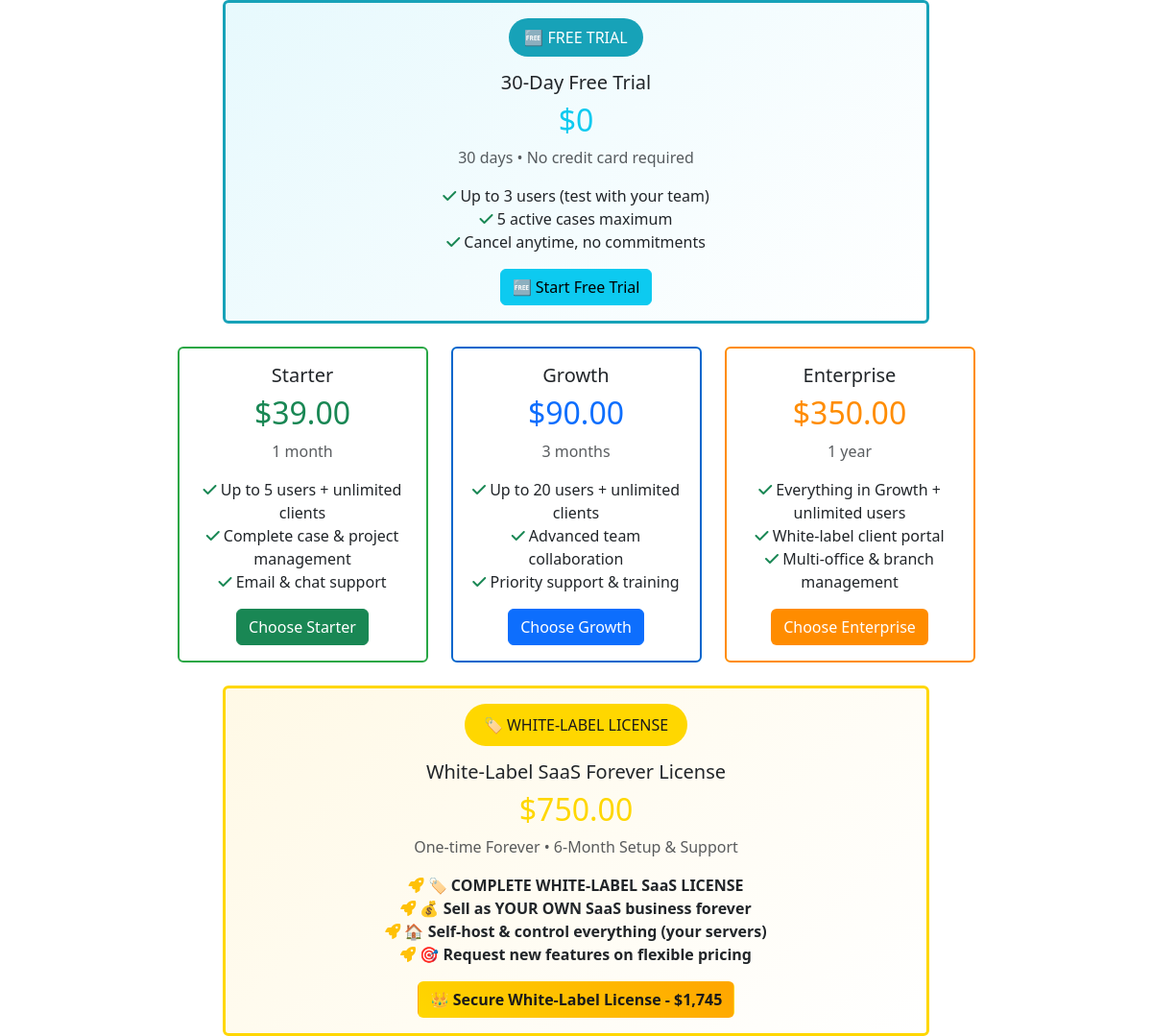
The app's page /sales/popup-content with its own data.
### models.py (models this page shows)
class PopupSettings(db.Model):
    __tablename__ = 'popup_settings'
    id = db.Column(db.Integer, primary_key=True)
    popup_delay_seconds = db.Column(db.Integer, default=7)
    popup_enabled = db.Column(db.Boolean, default=True)
    welcome_video_url = db.Column(db.String(500), nullable=True)
    thankyou_video_url = db.Column(db.String(500), nullable=True)
    trial_duration_days = db.Column(db.Integer, default=30)  # Free trial duration
    starter_price = db.Column(db.Numeric(10, 2), default=39.00)  # 1-month Starter Plan
    growth_price = db.Column(db.Numeric(10, 2), default=90.00)  # 3-month Growth Plan
    enterprise_price = db.Column(db.Numeric(10, 2), default=350.00)  # 1-year Enterprise Plan
    founders_price = db.Column(db.Numeric(10, 2), default=750.00)  # Founders Pack - $750 for 6-month setup & support
    lifetime_price = db.Column(db.Numeric(10, 2), default=999.00)  # Legacy Lifetime Plan (kept for compatibility)
    starter_regular_price = db.Column(db.Numeric(10, 2), default=70.00)
    growth_regular_price = db.Column(db.Numeric(10, 2), default=210.00)
    enterprise_regular_price = db.Column(db.Numeric(10, 2), default=840.00)
    founders_regular_price = db.Column(db.Numeric(10, 2), default=840.00)
    checkout_currency = db.Column(db.String(3), default='USD', nullable=False)
    starter_price_ngn    = db.Column(db.Numeric(12, 2), default=60000.00)
    growth_price_ngn     = db.Column(db.Numeric(12, 2), default=140000.00)
    enterprise_price_ngn = db.Column(db.Numeric(12, 2), default=550000.00)
    founders_price_ngn   = db.Column(db.Numeric(12, 2), default=2750000.00)
    auto_geo_currency = db.Column(db.Boolean, default=True, nullable=False)
    updated_at = db.Column(db.DateTime, default=datetime.now, onupdate=datetime.now)

### blueprints/sales.py (the view)
@sales_bp.route('/popup-content')
def popup_content():
    from models import PopupSettings, CustomerReview
    from sqlalchemy import desc
    settings = PopupSettings.query.first()
    if not settings:
        settings = PopupSettings()
        db.session.add(settings)
        db.session.commit()
    reviews = CustomerReview.query.filter_by(is_active=True).order_by(desc(CustomerReview.is_featured), CustomerReview.id).limit(20).all()
    return render_template('sales/popup_content_only.html', settings=settings, reviews=reviews)

### app.py (called while the page is built)
@app.after_request
def set_security_headers(response):
    return apply_security_headers(response)

### routes.py (called while the page is built, shortened)
def _detect_device(ua: str) -> str:
    u = ua.lower()
    if any(x in u for x in ['ipad', 'tablet', 'kindle', 'playbook']):
        return 'tablet'
    if any(x in u for x in ['mobile', 'android', 'iphone', 'ipod', 'blackberry',
                             'windows phone', 'opera mini', 'fennec']):
        return 'mobile'
    return 'desktop'

def _detect_browser(ua: str) -> str:
    u = ua.lower()
    if 'edg/' in u or 'edge/' in u:
        return 'Edge'
    if 'opr/' in u or 'opera' in u:
        return 'Opera'
    if 'chrome/' in u and 'chromium' not in u:
        return 'Chrome'
    if 'firefox/' in u:
        return 'Firefox'
    if 'safari/' in u and 'chrome' not in u:
        return 'Safari'
    if 'msie' in u or 'trident' in u:
        return 'IE'
    return 'Other'

def _detect_os(ua: str) -> str:
    u = ua.lower()
    if 'windows' in u:
        return 'Windows'
    if 'macintosh' in u or 'mac os' in u:
        return 'macOS'
    if 'iphone' in u or 'ipad' in u:
        return 'iOS'
    if 'android' in u:
        return 'Android'
    if 'linux' in u:
        return 'Linux'
    return 'Other'

def _should_track(path: str) -> bool:
    for p in _TRACK_SKIP_PREFIXES:
        if path.startswith(p):
            return False
    for e in _TRACK_SKIP_EXTS:
        if path.endswith(e):
            return False
    return True

@app.before_request
def make_session_permanent():
    session.permanent = True

@app.after_request
def set_analytics_cookie(response):
    sid = session.pop('_lc_sid_pending', None)
    if sid and not request.cookies.get('_lc_sid'):
        response.set_cookie('_lc_sid', sid, max_age=365 * 86400,
                            samesite='Lax', httponly=True)
    return response

@app.context_processor
def inject_trial_context():
    from utils.trial_access import trial_warning_context, get_trial_notification
    return {}

### templates/sales/popup_content_only.html (shortened to what this page needs)
<!DOCTYPE html>
<html lang="en">
<head>
    <link href="https://cdn.jsdelivr.net/npm/bootstrap@5.3.2/dist/css/bootstrap.min.css" rel="stylesheet">
    <link rel="stylesheet" href="https://cdnjs.cloudflare.com/ajax/libs/font-awesome/6.4.0/css/all.min.css">
</head>
<body>
    <div class="container">
        <div class="row justify-content-center mb-4">
            <div class="col-md-8">
                <div class="card" style="border: 3px solid #17a2b8; background: linear-gradient(135deg, #e7f9fd, #ffffff);">
                    <div class="card-body text-center">
                        <div style="background: #17a2b8; color: white; padding: 8px 16px; border-radius: 20px; display: inline-block; margin-bottom: 15px;">
                            🆓 FREE TRIAL
                        </div>
                        <h5 class="card-title">{{ settings.trial_duration_days or 30 }}-Day Free Trial</h5>
                        <h2 class="text-info">$0</h2>
                        <p class="text-muted">{{ settings.trial_duration_days or 30 }} days • No credit card required</p>
                        <ul class="list-unstyled">
                            <li><i class="fas fa-check text-success"></i> Up to 3 users (test with your team)</li>
                            <li><i class="fas fa-check text-success"></i> 5 active cases maximum</li>
                            <li><i class="fas fa-check text-success"></i> Cancel anytime, no commitments</li>
                        </ul>
                        <a href="{{ url_for('auth.signup') }}" class="btn btn-info">🆓 Start Free Trial</a>
                    </div>
                </div>
            </div>
        </div>
        <div class="row justify-content-center">
            <div class="col-md-3 mb-4">
                <div class="card" style="border: 2px solid #28a745;">
                    <div class="card-body text-center">
                        <h5 class="card-title">Starter</h5>
                        <h2 class="text-success">${{ settings.starter_price or 39 }}</h2>
                        <p class="text-muted">1 month</p>
                        <ul class="list-unstyled">
                            <li><i class="fas fa-check text-success"></i> Up to 5 users + unlimited clients</li>
                            <li><i class="fas fa-check text-success"></i> Complete case & project management</li>
                            <li><i class="fas fa-check text-success"></i> Email & chat support</li>
                        </ul>
                        <button class="btn btn-success" onclick="selectPlan('starter')">Choose Starter</button>
                    </div>
                </div>
            </div>
            <div class="col-md-3 mb-4">
                <div class="card" style="border: 2px solid #0066cc;">
                    <div class="card-body text-center">
                        <h5 class="card-title">Growth</h5>
                        <h2 class="text-primary">${{ settings.growth_price or 90 }}</h2>
                        <p class="text-muted">3 months</p>
                        <ul class="list-unstyled">
                            <li><i class="fas fa-check text-success"></i> Up to 20 users + unlimited clients</li>
                            <li><i class="fas fa-check text-success"></i> Advanced team collaboration</li>
                            <li><i class="fas fa-check text-success"></i> Priority support & training</li>
                        </ul>
                        <button class="btn btn-primary" onclick="selectPlan('growth')">Choose Growth</button>
                    </div>
                </div>
            </div>
            <div class="col-md-3 mb-4">
                <div class="card" style="border: 2px solid #FF8C00;">
                    <div class="card-body text-center">
                        <h5 class="card-title">Enterprise</h5>
                        <h2 style="color: #FF8C00">${{ settings.enterprise_price or settings.scale_price }}</h2>
                        <p class="text-muted">1 year</p>
                        <ul class="list-unstyled">
                            <li><i class="fas fa-check text-success"></i> Everything in Growth + unlimited users</li>
                            <li><i class="fas fa-check text-success"></i> White-label client portal</li>
                            <li><i class="fas fa-check text-success"></i> Multi-office & branch management</li>
                        </ul>
                        <button class="btn" style="background: #FF8C00; color: white;" onclick="selectPlan('enterprise')">Choose Enterprise</button>
                    </div>
                </div>
            </div>
        </div>
        <div class="row justify-content-center">
            <div class="col-md-8">
                <div class="card" style="border: 3px solid #FFD700; background: linear-gradient(135deg, #fff9e6, #ffffff);">
                    <div class="card-body text-center">
                        <div style="background: #FFD700; color: #1a1a1a; padding: 10px 20px; border-radius: 25px; display: inline-block; margin-bottom: 15px;">
                            🏷️ WHITE-LABEL LICENSE
                        </div>
                        <h5 class="card-title">White-Label SaaS Forever License</h5>
                        <h2 style="color: #FFD700">${{ settings.founders_price or 1745 }}</h2>
                        <p class="text-muted">One-time Forever • 6-Month Setup & Support</p>
                        <ul class="list-unstyled">
                            <li><i class="fas fa-rocket text-warning"></i> <strong>🏷️ COMPLETE WHITE-LABEL SaaS LICENSE</strong></li>
                            <li><i class="fas fa-rocket text-warning"></i> <strong>💰 Sell as YOUR OWN SaaS business forever</strong></li>
                            <li><i class="fas fa-rocket text-warning"></i> <strong>🏠 Self-host & control everything (your servers)</strong></li>
                            <li><i class="fas fa-rocket text-warning"></i> <strong>🎯 Request new features on flexible pricing</strong></li>
                        </ul>
                        <button class="btn" style="background: linear-gradient(45deg, #FFD700, #FFA500); color: #1a1a1a; font-weight: bold;" onclick="selectPlan('founder')">
                            👑 Secure White-Label License - $1,745
                        </button>
                    </div>
                </div>
            </div>
        </div>
    </div>
</body>
</html>

### records on screen
PopupSettings: trial_duration_days "30", starter_price "39.00", growth_price "90.00", enterprise_price "350.00", founders_price "750.00"
